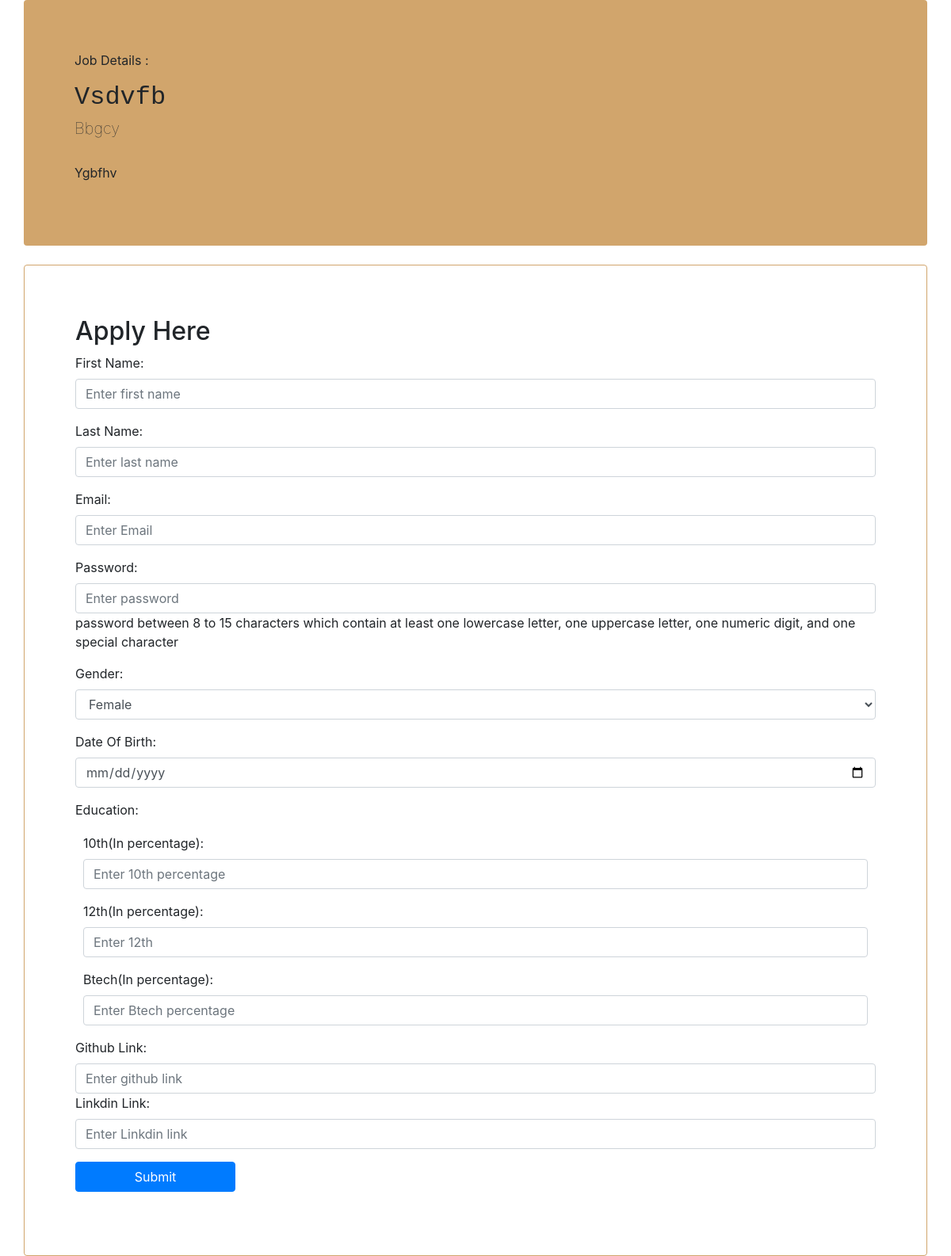
Page /index.php/User/viewJobDetails/CHMPYgoprv on the committed database.
### tables this page shows
CREATE TABLE `company` (
  `code` varchar(200) NOT NULL,
  `name` varchar(200) NOT NULL,
  `title` varchar(100) NOT NULL,
  `description` varchar(1000) NOT NULL
);

### application/controllers/User.php (called while the page is built, shortened)
<?php
class User extends CI_Controller {
	 public function __construct()
	 {
		$this->load->database();
		$this->load->helper('form');
		$this->load->helper('url');
        $this->load->model("All_job");
		$this->load->helper('cookie');
	 }
	public function viewJobDetails() {
		$message = $this->uri->segment(3);
		$this->load->view("viewJobDetails", $message);
	}
}

### index.php (called while the page is built, shortened)
<?php
require_once BASEPATH.'core/CodeIgniter.php';

### application/views/viewJobDetails.php (the view, shortened to what this page needs)
<!DOCTYPE html>
<html lang="en">
<head>
  <link rel="stylesheet" href="https://maxcdn.bootstrapcdn.com/bootstrap/4.5.0/css/bootstrap.min.css">
  <link href="http://localhost/assignment_mvc_php/css/main.css" rel='stylesheet' type='text/css' />
</head>
<body>
    <?php
        $message = $this->uri->segment(3);
        $flag = false;
        if(isset($message)) {
            $this->db->where('code', $message);
            $query = $this->db->get("company");
            foreach ($query->result() as $row) {
                $flag = true;
                ?>
                    <div class="container company_details">
                        <p>Job Details : </p>
                        <h2><?php echo $row->name; ?></h2>
                        <h5><?php echo $row->title; ?></h5><br>
                        <p><?php echo $row->description ?></p>
                    </div><br>
                <?php
            }
        }
        if($flag) {
            ?>
    <div class="container user-form">
        <h2>Apply Here</h2>
        <form action="http://localhost/assignment_mvc_php/index.php/User/user_data/<?php echo $message ?>"  method="post" onSubmit="return CheckTerms()">
            <div class="form-group">
                <label for="uname">First Name:</label>
                <input type="text" class="form-control" id="uname" placeholder="Enter first name" name="fname" required>
            </div>
            <div class="form-group">
                <label for="uname">Last Name:</label>
                <input type="text" class="form-control" id="uname" placeholder="Enter last name" name="lname" required>
            </div>
            <div class="form-group">
                <label for="uname">Email:</label>
                <input type="email" class="form-control" id="email" placeholder="Enter Email" name="email" required>
            </div>
            <div class="form-group">
                <label for="pwd">Password:</label>
                <input type="password" class="form-control" id="password" placeholder="Enter password" name="password" required>
                <span id="password_checker">
                   password between 8 to 15 characters which contain at least one lowercase letter, one uppercase letter, one numeric digit, and one special character
                </span>
            </div>
            <div class="form-group">
                <label for="pwd">Gender:</label>
                <select name="gender" class="form-control">
					<option value="female">Female</option>
				</select>
            </div>
            <div class="form-group">
                <label for="pwd">Date Of Birth:</label>
                <input type="date" class="form-control" id="pwd" placeholder="Enter DOB" name="dob" required>
            </div>
           <div class="form-group">
                <label for="pwd">Education:</label>
                <div style="margin:10px;">
                <div class="form-group">
                    <label for="pwd">10th(In percentage):</label>
                    <input type="text" class="form-control" id="tenth" placeholder="Enter 10th percentage" name="tenth" required>
                </div>
                <div class="form-group">
                    <label for="pwd">12th(In percentage):</label>
                    <input type="text" class="form-control" id="twelve" placeholder="Enter 12th " name="twelve" required>
                </div>
                <div class="form-group">
                    <label for="pwd">Btech(In percentage):</label>
                    <input type="text" class="form-control" id="btech" placeholder="Enter Btech percentage" name="btech" required>
                </div>
            </div>
            <div class="form-grougp">
                <label for="pwd">Github Link:</label>
                <input type="text" class="form-control" id="pwd" placeholder="Enter github link" name="github" required>
            </div>
             <div class="form-group">
                <label for="pwd">Linkdin Link:</label>
                <input type="text" class="form-control" id="pwd" placeholder="Enter Linkdin link" name="linkdin" required>
            </div>
            <button type="submit" class="btn btn-primary" style="width:20%;"  id="submit">Submit</button>
        </form>
    </div>
    <?php
        } else {
            echo "No Data Found";
        }
    ?>
</body>
</html>

### css/main.css (style rules this page uses)
.container { width: 100%; }
.company_details { border-radius: .25rem; background-color: rgb(209, 165, 108); padding: 4rem; text-transform: capitalize; word-break: break-all; }
.company_details h2 { font-family: 'Courier New', Courier, monospace; }
.company_details h5 { font-weight: lighter; }
.user-form { border: 1px solid rgb(209, 165, 108); border-radius: .25rem; padding: 4rem; }

### rows in the picture
company: name "Vsdvfb", title "Bbgcy", description "Ygbfhv"
